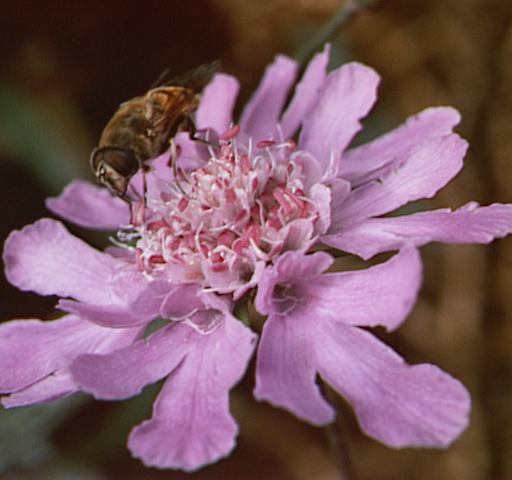
#> input picture basic-learning/image/standard testing image/flower.bmp, 512 x 480 px, found by its file name
$ python '典型锐化算子示例.py'   (older library calls are emulated)
#> lines starting #> are read from the running program, lines starting #| are printed output that depends on the picture
# -*- coding: utf-8 -*-
import cv2
import numpy as np
import matplotlib.pyplot as plt

# 读取图像
img = cv2.imread('image\\standard testing image\\flower.bmp')
#> img is the input picture: shape (480, 512, 3); mean B, G, R 99.5, 88.2, 122.7
img_RGB = cv2.cvtColor(img, cv2.COLOR_BGR2RGB)  # 转成RGB 方便后面显示
# 灰度化处理图像
grayImage = cv2.cvtColor(img, cv2.COLOR_BGR2GRAY)
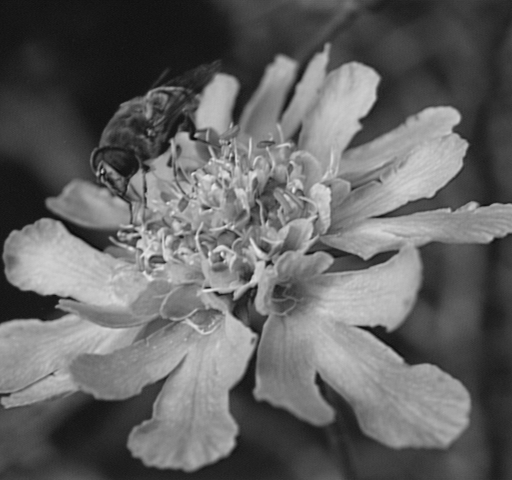
#> grayImage: shape (480, 512); min 11, max 236, mean 99.8
# 高斯滤波
binary = cv2.GaussianBlur(grayImage, (3, 3), 0)
# 阈值处理
# ret, binary = cv2.threshold(gaussianBlur, 127, 255, cv2.THRESH_BINARY)

# Roberts算子
kernelx = np.array([[-1, 0], [0, 1]], dtype=int)
kernely = np.array([[0, -1], [1, 0]], dtype=int)
x = cv2.filter2D(binary, cv2.CV_16S, kernelx)
y = cv2.filter2D(binary, cv2.CV_16S, kernely)
absX = cv2.convertScaleAbs(x)
absY = cv2.convertScaleAbs(y)
Roberts = cv2.addWeighted(absX, 0.5, absY, 0.5, 0)

# Prewitt算子
kernelx = np.array([[1, 1, 1], [0, 0, 0], [-1, -1, -1]], dtype=int)
kernely = np.array([[-1, 0, 1], [-1, 0, 1], [-1, 0, 1]], dtype=int)
x = cv2.filter2D(binary, cv2.CV_16S, kernelx)
y = cv2.filter2D(binary, cv2.CV_16S, kernely)
absX = cv2.convertScaleAbs(x)
absY = cv2.convertScaleAbs(y)
Prewitt = cv2.addWeighted(absX, 0.5, absY, 0.5, 0)

# Sobel算子
x = cv2.Sobel(binary, cv2.CV_16S, 1, 0)
y = cv2.Sobel(binary, cv2.CV_16S, 0, 1)
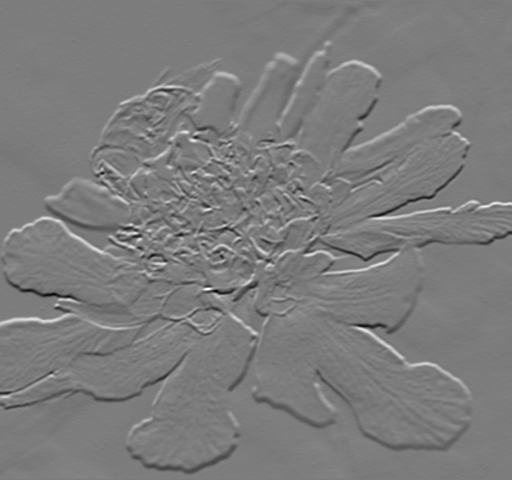
#> y: shape (480, 512) int16; min -431, max 452, mean 0.2; drawn with min black and max white
absX = cv2.convertScaleAbs(x)
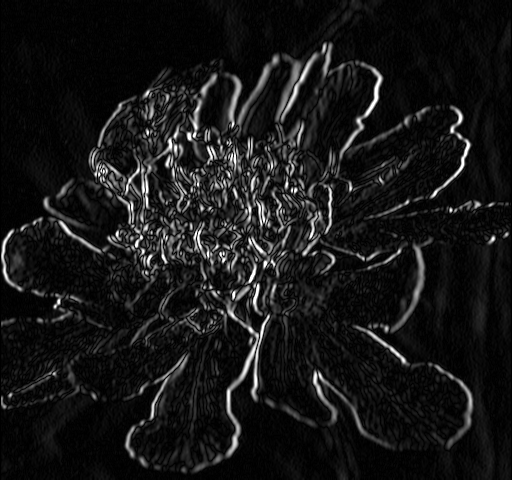
#> absX: shape (480, 512); min 0, max 255, mean 22.5
absY = cv2.convertScaleAbs(y)
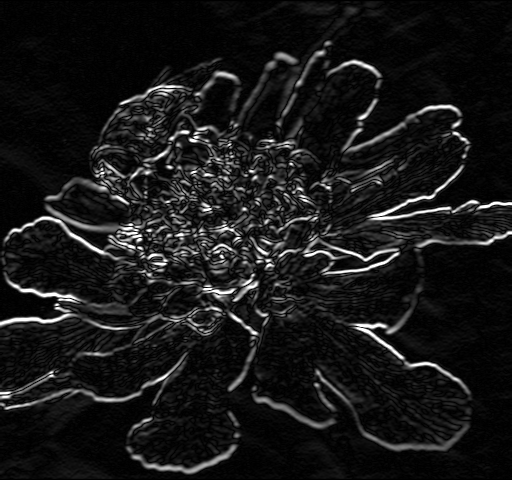
#> absY: shape (480, 512); min 0, max 255, mean 23.8
Sobel = cv2.addWeighted(absX, 0.5, absY, 0.5, 0)
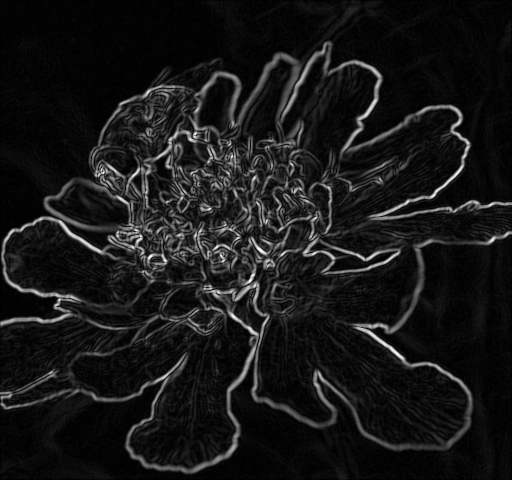
#> Sobel: shape (480, 512); min 0, max 255, mean 23.1

# Laplacian算子
dst = cv2.Laplacian(binary, cv2.CV_16S, ksize=3)
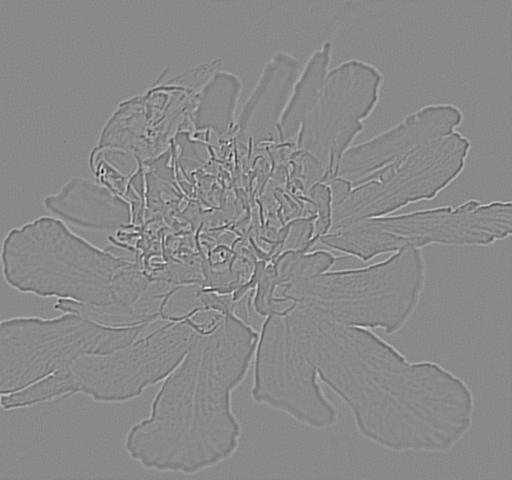
#> dst: shape (480, 512) int16; min -362, max 308, mean 0; drawn with min black and max white
Laplacian = cv2.convertScaleAbs(dst)
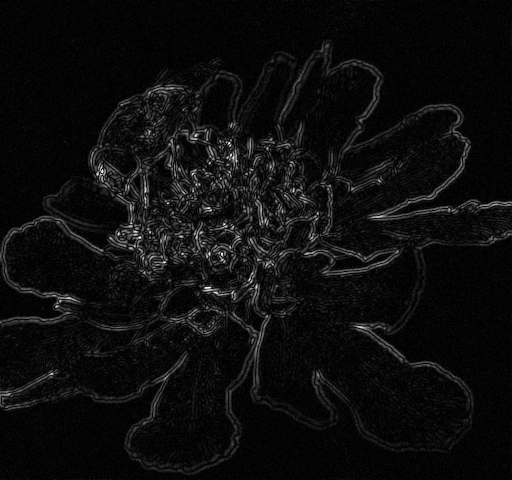
#> Laplacian: shape (480, 512); min 0, max 255, mean 13

# [11 lines of commented-out code are left out]
plt.rcParams['font.sans-serif'] = ['SimHei']
# # 显示图形
plt.subplot(231), plt.imshow(img_RGB), plt.title('原始图像'), plt.axis('off')  # 坐标轴关闭
plt.subplot(232), plt.imshow(binary, cmap=plt.cm.gray), plt.title('二值图'), plt.axis('off')
plt.subplot(233), plt.imshow(Roberts, cmap=plt.cm.gray), plt.title('Roberts算子'), plt.axis('off')
plt.subplot(234), plt.imshow(Prewitt, cmap=plt.cm.gray), plt.title('Prewitt算子'), plt.axis('off')
plt.subplot(235), plt.imshow(Sobel, cmap=plt.cm.gray), plt.title('Sobel算子'), plt.axis('off')
plt.subplot(236), plt.imshow(Laplacian, cmap=plt.cm.gray), plt.title('Laplacian算子'), plt.axis('off')
plt.show()

$ run again, with basic-learning/image/standard testing image/BoatsColor.bmp copied over basic-learning/image/standard testing image/flower.bmp
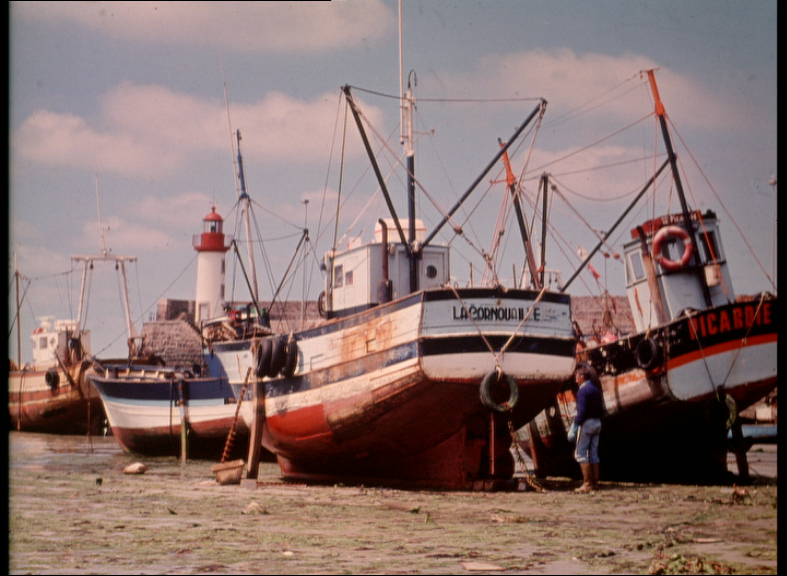
#> input picture basic-learning/image/standard testing image/BoatsColor.bmp, 787 x 576 px, found by its file name
#> img is the input picture: shape (576, 787, 3); mean B, G, R 111.6, 114.7, 137.3
#> `dst = cv2.Laplacian(binary, cv2.CV_16S, ksize=3)`:
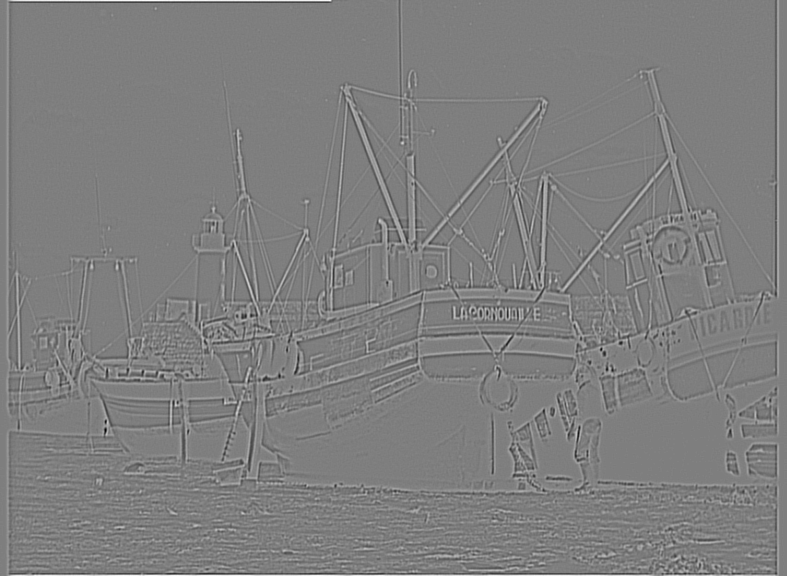
#> dst: shape (576, 787) int16; min -368, max 372, mean 0.3; drawn with min black and max white
#> `Laplacian = cv2.convertScaleAbs(dst)`:
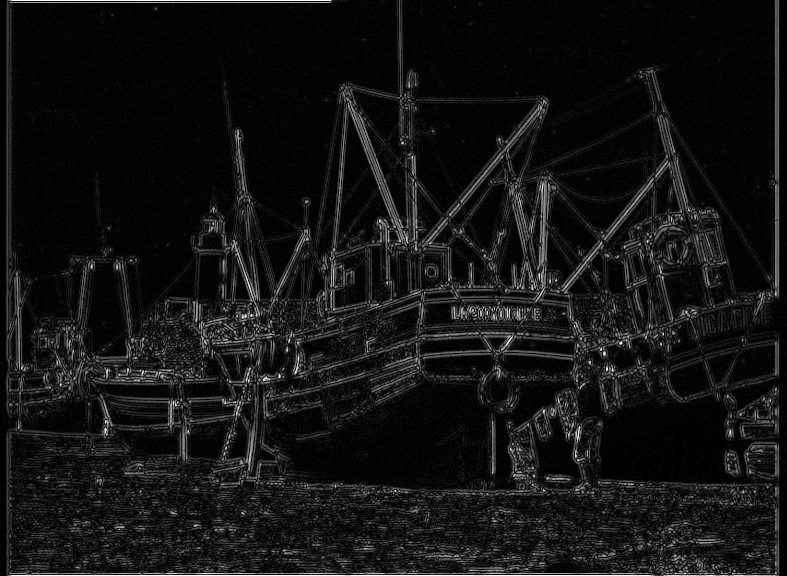
#> Laplacian: shape (576, 787); min 0, max 255, mean 20.1

$ run again, with basic-learning/image/standard testing image/aerial.bmp copied over basic-learning/image/standard testing image/flower.bmp
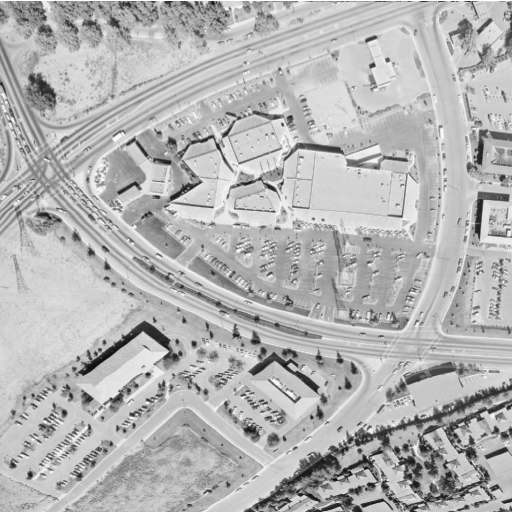
#> input picture basic-learning/image/standard testing image/aerial.bmp, 512 x 512 px, found by its file name
#> img is the input picture: shape (512, 512, 3); min 12, max 255, mean 180.6
#> `dst = cv2.Laplacian(binary, cv2.CV_16S, ksize=3)`:
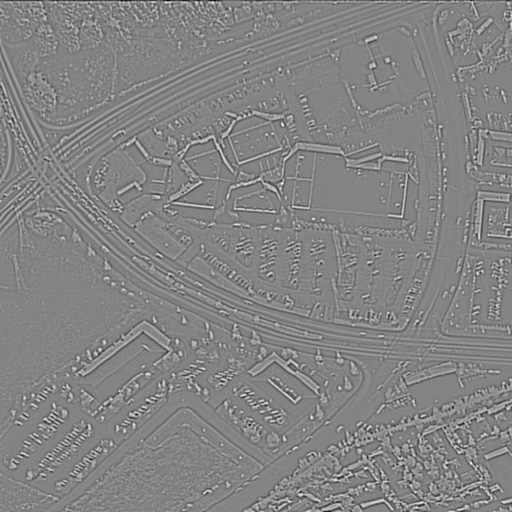
#> dst: shape (512, 512) int16; min -452, max 422, mean -0.2; drawn with min black and max white
#> `Laplacian = cv2.convertScaleAbs(dst)`:
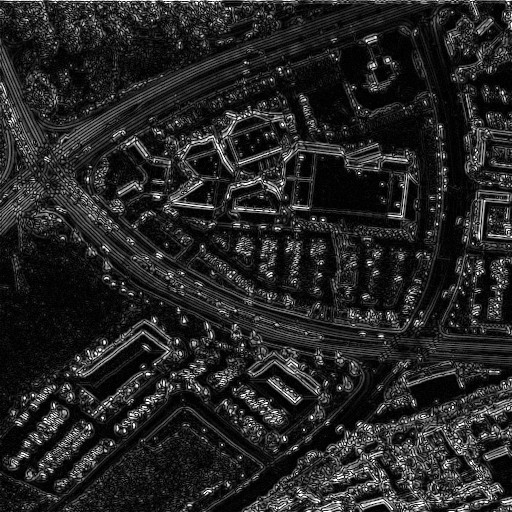
#> Laplacian: shape (512, 512); min 0, max 255, mean 37.2

$ run again, with basic-learning/image/standard testing image/airfield.bmp copied over basic-learning/image/standard testing image/flower.bmp
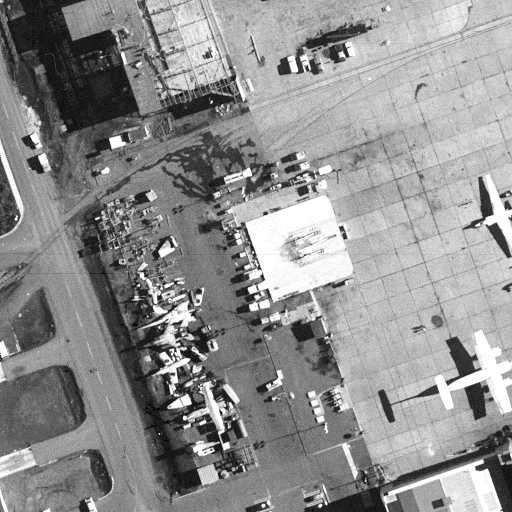
#> input picture basic-learning/image/standard testing image/airfield.bmp, 512 x 512 px, found by its file name
#> img is the input picture: shape (512, 512, 3); min 0, max 255, mean 143.5
#> `Laplacian = cv2.convertScaleAbs(dst)`:
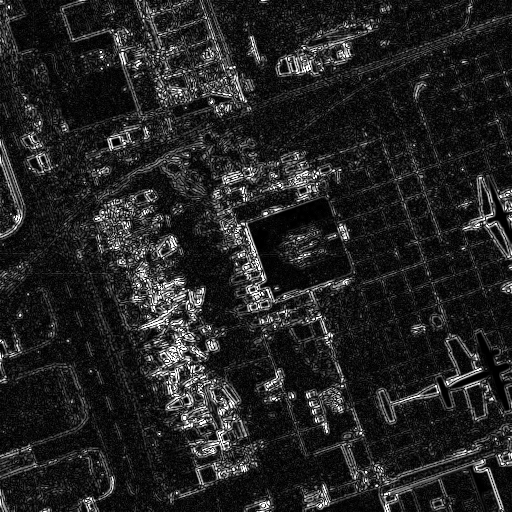
#> Laplacian: shape (512, 512); min 0, max 255, mean 35.2
